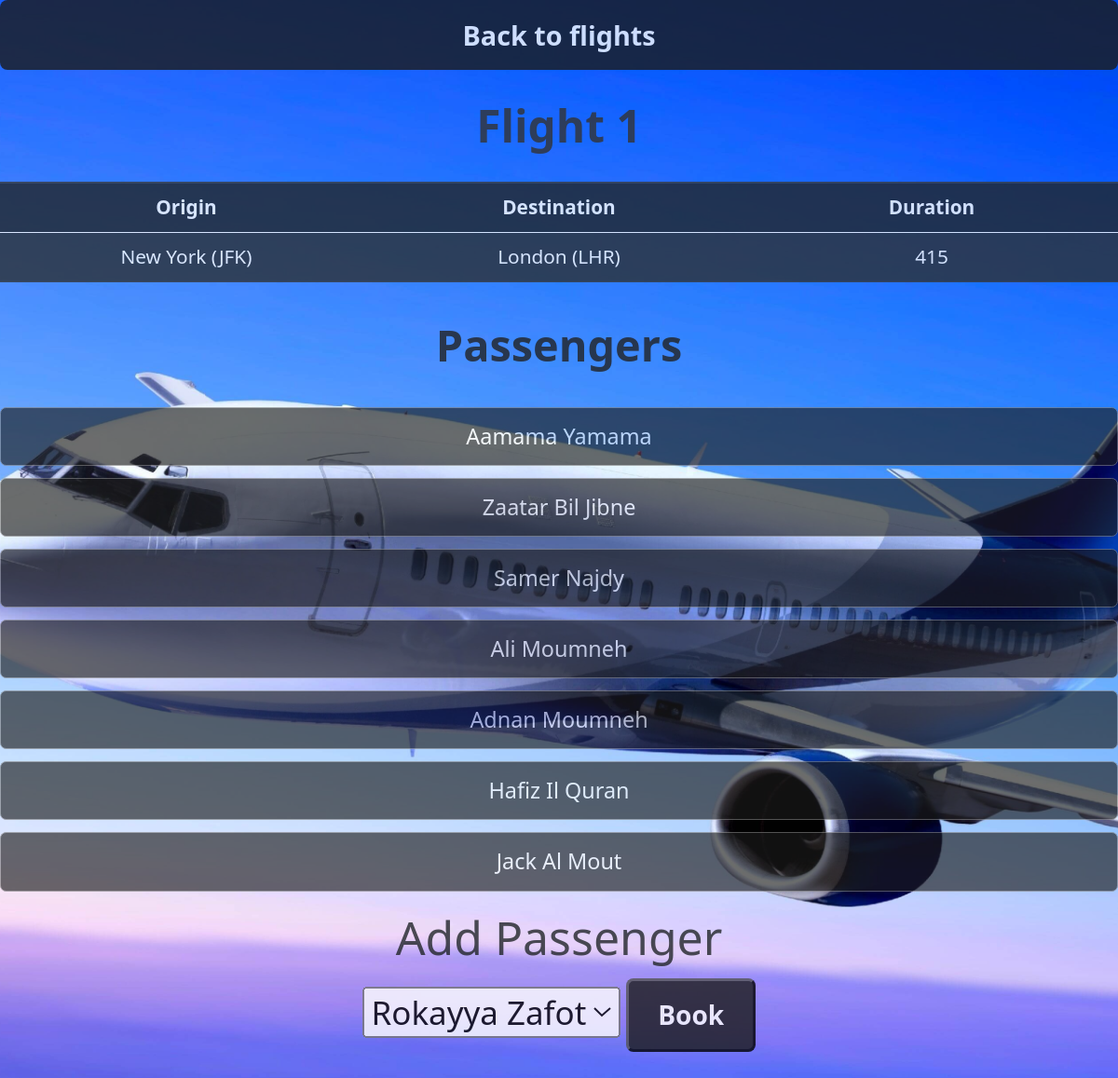
The page /flights/1 on the database its author committed.
### flights/models.py (models this page shows, shortened)
class Flight(models.Model):
    origin = models.ForeignKey(Airport, on_delete=models.CASCADE, related_name="departures")
    destination = models.ForeignKey(Airport, on_delete=models.CASCADE, related_name="arrivals")
    duration = models.IntegerField()

class Airport(models.Model):
    code = models.CharField(max_length=3)
    city = models.CharField(max_length=64)
    def __str__(self):
        return f"{self.city} ({self.code})"

class Passenger(models.Model):
    first = models.CharField(max_length=64)
    last  = models.CharField(max_length=64)
    flights = models.ManyToManyField(Flight, blank=True, related_name="passengers")
    def __str__(self):
        return f"{self.first} {self.last}"

### flights/views.py (the view)
# urls.py: path("<int:flight_id>", views.flight, name="flight"),
def flight(request, flight_id):
	flight =Flight.objects.get(pk=flight_id)
	return render(request, "flights/flight.html", {
		"flight": flight,
		"passengers": flight.passengers.all(),
		"non_passengers": Passenger.objects.exclude(flights=flight).all()
	})

### flights/templates/flights/flight.html (shortened to what this page needs)
{% extends "flights/layout.html" %}
{% load static %}
{% block body %}
	<a href="{% url 'flights' %}" class="link" style="zoom:1.23;display:block;float:none;text-align:center;">Back to flights</a>
<table class="table table-dark table-striped">
  <thead>
    <tr>
      <th colspan="3" style="text-align: center; zoom:2.3; color: #333333; background:transparent;">Flight {{ flight.id }}</th>
    </tr>
    <tr>
      <th style="width: 33.33%; text-align: center;">Origin</th>
      <th style="width: 33.33%; text-align: center;">Destination</th>
      <th style="width: 33.33%; text-align: center;">Duration</th>
    </tr>
  </thead>
  <tbody>
    <tr>
      <td style="text-align: center;">{{ flight.origin }}</td>
      <td style="text-align: center;">{{ flight.destination }}</td>
      <td style="text-align: center;">{{ flight.duration }}</td>
    </tr>
  </tbody>
</table>
	<h2 class="header cen" style="margin:30px auto; color:#222;">Passengers</h2>
	<ul>
		{% for passenger in passengers %}
			<li class="flight" style="text-align:center;">{{ passenger }}</li>
			{% empty %}
				<li class="flight">No Passengers.</li>
		{% endfor %}
	</ul>
	<div style="display:inline-block; width:100%;display:block;text-align:center;zoom:1.2;">
<h2 style="background-color:2C2C2C;">Add Passenger</h2>
	<form action="{% url 'book' flight.id %}" method='post'>
			<select name="passenger" style="zoom:1.4; margin-top:0px;">
					{% for passenger in non_passengers %}
						<option value="{{ passenger.id }}">{{ passenger }}</option>
					{% endfor %}
			</select>
			<button type="submit" class="link" style="float:none; margin-bottom:100px;zoom:1;">Book</button>
	</form>
	</div>
{% endblock %}

### flights/static/flights/styles.css (style rules this page uses)
.cen { text-align:center; }
.link { display: inline-block; padding: 10px 20px; font-size: 18px; zoom:0.5; font-weight: bold; text-decoration: none; color: #fff; background-color: #1B1B1B; border-radius: 5px; transition: background-color 0.3s; float: right; }
.link { transition: transform 0.3s; }
body { background-color: lightblue; zoom: 1.5; }
.header { font-size: 36px; font-weight: bold; margin-bottom: 20px; color: #333; }
ul { list-style-type: none; padding: 0; }
.flight { font-size: 18px; margin-bottom: 10px; padding: 10px; border: 1px solid gray; border-radius: 5px; background-color: #1B1B1B; transition: background-color 0.3s; }

### rows shown on the page
Flight: id "1", origin "New York (JFK)", destination "London (LHR)", duration "415"
Passenger: first+last "Aamama Yamama"
Passenger: first+last "Zaatar Bil Jibne"
Passenger: first+last "Samer Najdy"
Passenger: first+last "Ali Moumneh"
Passenger: first+last "Adnan Moumneh"
Passenger: first+last "Hafiz Il Quran"
Passenger: first+last "Jack Al Mout"

### other values the page prints
form field passenger "Rokayya Zafot"
